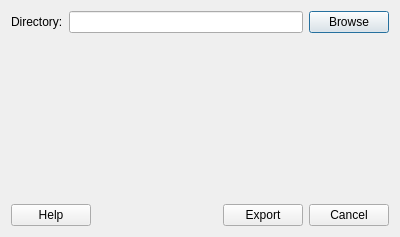
<?xml version="1.0" encoding="UTF-8"?>
<ui version="4.0">
 <class>Dialog</class>
 <widget class="QDialog" name="Dialog">
  <property name="geometry">
   <rect>
    <x>0</x>
    <y>0</y>
    <width>400</width>
    <height>237</height>
   </rect>
  </property>
  <property name="windowTitle">
   <string>Export Vocabulary</string>
  </property>
  <layout class="QVBoxLayout" name="verticalLayout">
   <item>
    <layout class="QHBoxLayout" name="horizontalLayout_2">
     <item>
      <widget class="QLabel" name="label">
       <property name="text">
        <string>Directory:</string>
       </property>
      </widget>
     </item>
     <item>
      <widget class="QLineEdit" name="lineEdit_Path"/>
     </item>
     <item>
      <widget class="QPushButton" name="btn_Browse">
       <property name="text">
        <string>Browse</string>
       </property>
      </widget>
     </item>
    </layout>
   </item>
   <item>
    <widget class="QWidget" name="vocList" native="true">
     <property name="sizePolicy">
      <sizepolicy hsizetype="Preferred" vsizetype="Preferred">
       <horstretch>0</horstretch>
       <verstretch>0</verstretch>
      </sizepolicy>
     </property>
     <layout class="QVBoxLayout" name="verticalLayout_3"/>
    </widget>
   </item>
   <item>
    <spacer name="verticalSpacer">
     <property name="orientation">
      <enum>Qt::Vertical</enum>
     </property>
     <property name="sizeHint" stdset="0">
      <size>
       <width>20</width>
       <height>40</height>
      </size>
     </property>
    </spacer>
   </item>
   <item>
    <layout class="QHBoxLayout" name="horizontalLayout">
     <item>
      <widget class="QPushButton" name="btn_Help">
       <property name="text">
        <string>Help</string>
       </property>
      </widget>
     </item>
     <item>
      <spacer name="horizontalSpacer">
       <property name="orientation">
        <enum>Qt::Horizontal</enum>
       </property>
       <property name="sizeHint" stdset="0">
        <size>
         <width>40</width>
         <height>20</height>
        </size>
       </property>
      </spacer>
     </item>
     <item>
      <widget class="QPushButton" name="btn_Export">
       <property name="text">
        <string>Export</string>
       </property>
      </widget>
     </item>
     <item>
      <widget class="QPushButton" name="btn_Cancel">
       <property name="text">
        <string>Cancel</string>
       </property>
      </widget>
     </item>
    </layout>
   </item>
  </layout>
 </widget>
 <resources/>
 <connections/>
</ui>
